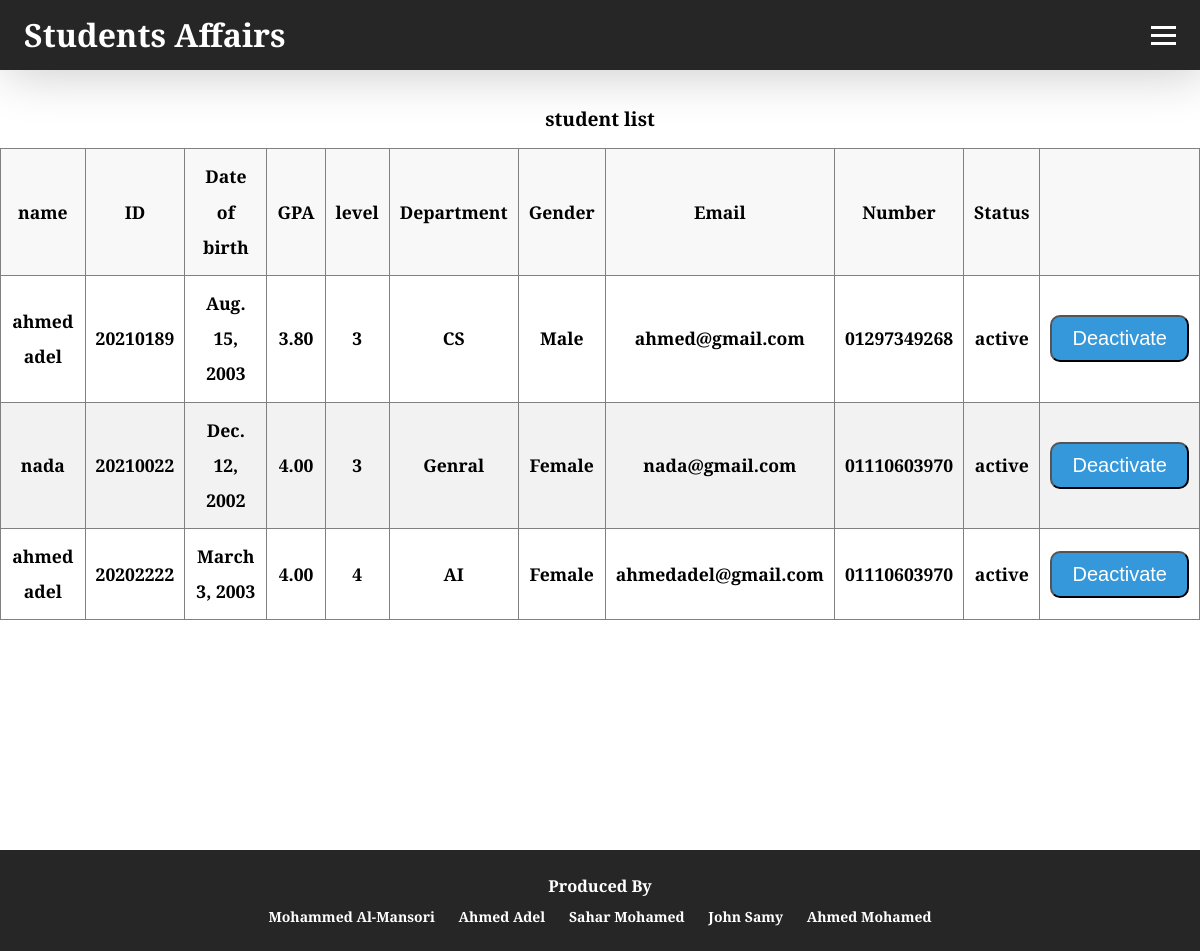
The page /html/student_list.html on the database as committed earlier.
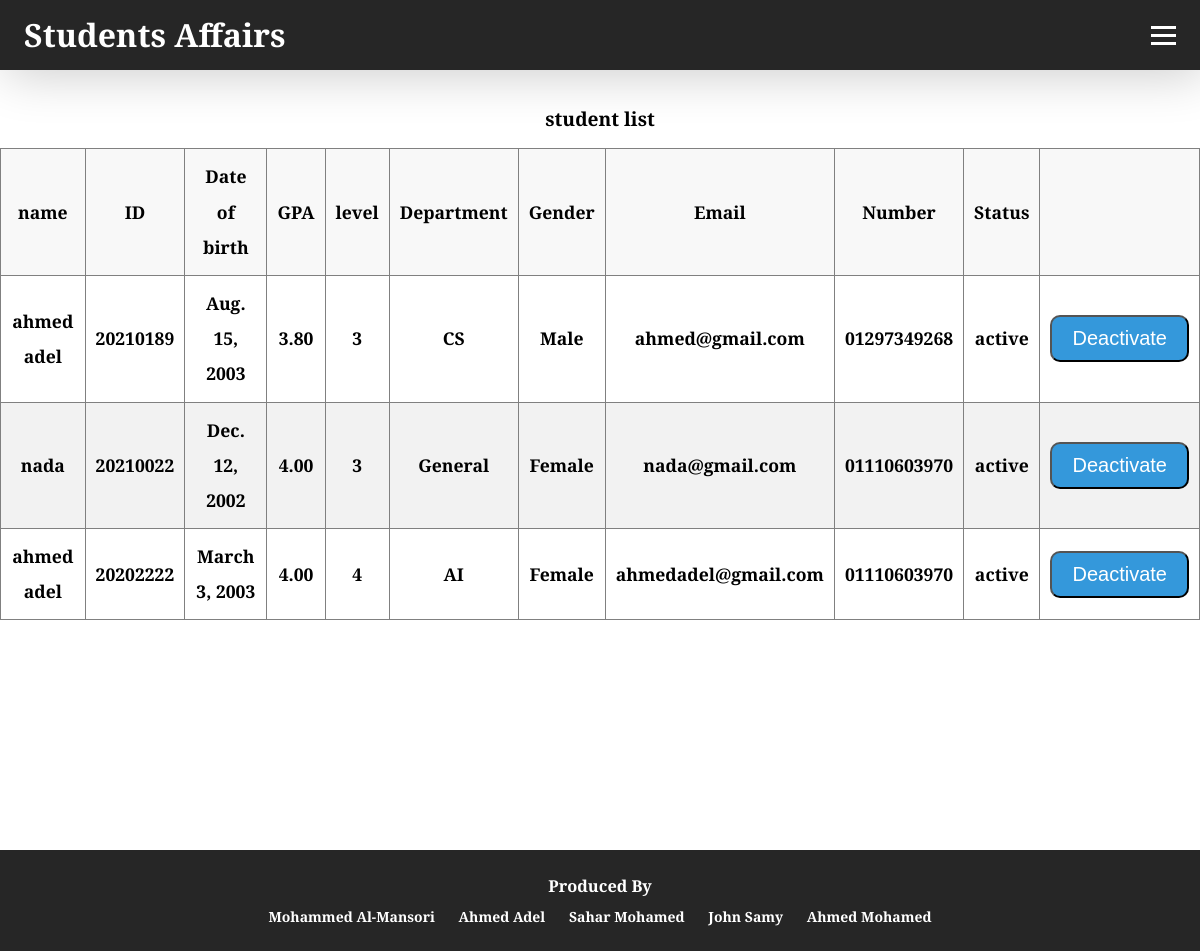
The same page on the database as committed later.
### student_affairs_app/models.py (models this page shows, shortened)
class Student(models.Model):
    name = models.CharField(max_length=255)
    email = models.EmailField()
    mobile = models.CharField(max_length=15)
    IDnum = models.CharField(max_length=9)
    birthDate = models.DateField()
    gpa = models.DecimalField(max_digits=3, decimal_places=2)
    level = models.PositiveIntegerField()
    dep = models.CharField(max_length=255)
    gender = models.CharField(max_length=10)
    status = models.CharField(max_length=10, choices=[('active', 'Active'), ('inactive', 'Inactive')])

### student_affairs_app/views.py (the view)
# urls.py: path('html/student_list.html',views.student_list,name='student_list'),
def student_list(request):
  students = Student.objects.all()
  return render(request, 'html/student_list.html', {'students':students})

### student_affairs_app/templates/html/student_list.html (shortened to what this page needs)
<!DOCTYPE html>
<html lang="en">
<head>
  {% load static %}
  <link rel="stylesheet" type="text/css" href="{% static 'css/styles.css' %}">
</head>
<body>
  <header class="navContener">
    <nav class="navbar">
      <a class="nav-brand">Students Affairs</a>
      <div class="hamburger">
        <span class="bar"></span>
        <span class="bar"></span>
        <span class="bar"></span>
      </div>
    </nav>
  </header>
  <section class="main">
    <table border="1" inputmode="html" class="table">
      <caption class="tableName">student list</caption>
      <thead class="tableHead">
        <tr>
          <td>name</td>
          <td>ID</td>
          <td>Date of birth</td>
          <td>GPA</td>
          <td>level</td>
          <td>Department</td>
          <td>Gender</td>
          <td>Email</td>
          <td>Number</td>
          <td>Status</td>
          <td></td>
        </tr>
      </thead>
      <tbody id="tableBodyList" class="tableList">
        {% for student in students %}
        <tr>
          <td>{{ student.name }}</td>
          <td>{{ student.IDnum }}</td>
          <td>{{ student.birthDate }}</td>
          <td>{{ student.gpa }}</td>
          <td>{{ student.level }}</td>
          <td>{{ student.dep }}</td>
          <td>{{ student.gender }}</td>
          <td>{{ student.email }}</td>
          <td>{{ student.mobile }}</td>
          <td>{{ student.status }}</td>
          <td>
            <form method="post" action="{% url 'switch_state' student.id %}">
              <button type="submit" class="btn">{% if student.status == "active" %}Deactivate{% else %}Activate{% endif %}</button>
            </form>
          </td>
        </tr>
        {% endfor %}
      </tbody>
    </table>
  </section>
  <footer>
    <h3>Produced By</h3>
    <ul>
      <li>Mohammed Al-Mansori</li>
      <li>Ahmed Adel</li>
      <li>Sahar Mohamed</li>
      <li>John Samy</li>
      <li>Ahmed Mohamed</li>
    </ul>
  </footer>
</body>
</html>

Rows that differ between the two databases and show on the page:
changed Student "nada": dep "Genral" → "General"
